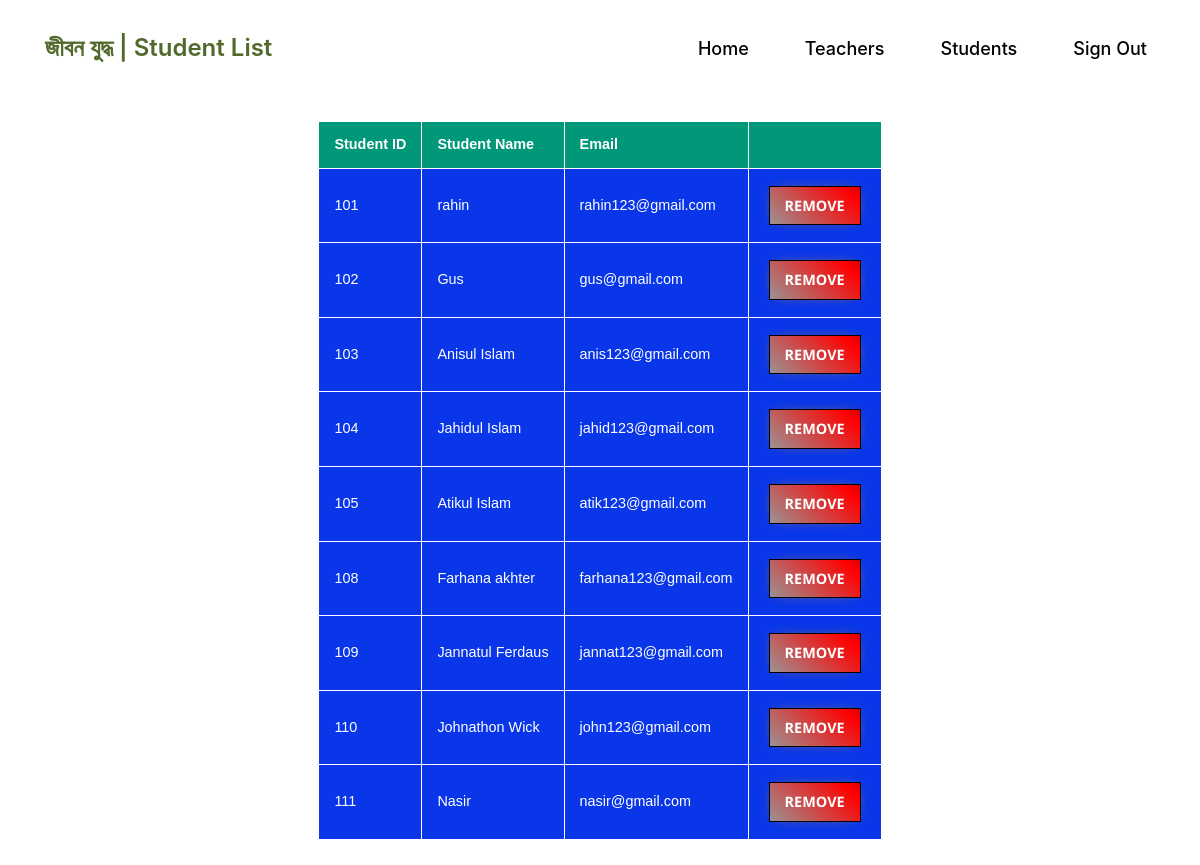
/viewStudent.php, run on the app's committed database.
### tables this page shows
CREATE TABLE `student` (
  `S_ID` int(6) NOT NULL,
  `Name` varchar(30) NOT NULL,
  `Mail` varchar(30) DEFAULT NULL,
  `Gender` varchar(10) DEFAULT NULL,
  `Pass` varchar(20) NOT NULL
);

### viewStudent.php (the view, shortened to what this page needs)
<?php
include('connect.php');
?>
<!DOCTYPE html>
<html lang="en">
<head>
    <link rel="stylesheet" href="https://stackpath.bootstrapcdn.com/bootstrap/4.5.2/css/bootstrap.min.css" />
    <link rel="stylesheet" type="text/css"
        href="https://stackpath.bootstrapcdn.com/font-awesome/4.7.0/css/font-awesome.min.css" />
    <link rel="stylesheet" type="text/css" href="css/owl.carousel.min.css" />
    <link rel="stylesheet" type="text/css" href="css/owl.theme.default.min.css" />
    <link rel="stylesheet" type="text/css" href="style2.css" />
</head>
<body>
    <header>
        <div class="overlay">
            <div class="container">
                <div class="row">
                    <div class="col-md-12">
                        <nav class="navbar navbar-expand-lg navbar-light">
                            <a class="navbar-brand" href="#">জীবন যুদ্ধ | Student List</a>
                            <div class="collapse navbar-collapse" id="navbarSupportedContent">
                                <ul class="navbar-nav ml-auto">
                                    <li class="nav-item active">
                                        <a class="nav-link" href="adminProfile.php">Home </a>
                                    </li>
                                    <li class="nav-item">
                                        <a class="nav-link" href="viewTeacher.php">Teachers</a>
                                    </li>
                                    <li class="nav-item">
                                        <a class="nav-link" href="viewStudent.php">Students</a>
                                    </li>
                                    <li class="nav-item">
                                        <a class="nav-link" id="s-out" href="index.php">Sign Out</a>
                                    </li>
                                </ul>
                            </div>
                        </nav>
                    </div>
                </div>
            </div>
            <table class="zigzag" id="tabl">
                <thead>
                    <tr>
                        <th class="headr"><b>Student ID</b></th>
                        <th class="headr"><b>Student Name</b></th>
                        <th class="headr"><b>Email</b></th>
                        <th class="headr"><b></b></th>
                    </tr>
                </thead>
                <tbody>
                    <?php
                      $query = "SELECT S_ID, Name, Mail FROM student WHERE 1";
                      $result = $conn->query($query); if ($result->num_rows > 0) {
                      while($row = $result->fetch_assoc()) { ?>
                    <tr>
                        <td><?php echo  $row["S_ID"]; ?></td>
                        <td><?php echo  $row["Name"]; ?></td>
                        <td><?php echo  $row["Mail"]; ?></td>
                        <td>
                            <form method="post" action="viewStudent.php">
                                <button id="button-88" type="submit">Remove</button>
                            </form>
                        </td>
                    </tr>
                    <?php
                      }
                      } else {
                      echo "No Student available";
                      }
                      exit();
          ?>

### style2.css (style rules this page uses)
* { margin: 0; padding: 0; }
h1, h2, h3, h4, h5, h6, p, span, input, button { font-family: "Open Sans", sans-serif; }
a, a:hover { text-decoration: none; }
body { background: url(https://c4.wallpaperflare.com/wallpaper/24/23/796/portrait-display-vertical-pattern-digital-art-wallpaper-preview.jpg); background-size: cover; }
.navbar { padding: 25px 0; }
.nav-link { color: rgb(0, 0, 0) !important; font-size: 18px; font-weight: 500; margin-left: 40px; }
.navbar-brand { color: rgb(81, 105, 43) !important; font-weight: 600; font-size: 24px; }

### viewStudent.php (style rules this page uses)
.headr { background-color: #009879; color: #ffffff; text-align: left; border: 1px solid black; }
.zigzag { margin: 25px 0; font-size: 0.9em; font-family: sans-serif; min-width: 400px; margin-left: auto; margin-right: auto; border: 1px solid black; }
.zigzag tbody tr { border-bottom: 1px solid #dddddd; }
.zigzag th, .zigzag td { padding: 12px 15px; border: 1px solid rgb(255, 255, 255); }
.zigzag td { background-color: rgb(9, 54, 232); color: #ffffff; }
#button-88 { margin: 5px; padding: 8px 15px; text-align: center; text-transform: uppercase; transition: 0.5s; background-size: 200% auto; color: white; display: block; border: 1px solid black; font-weight: 700; box-shadow: 0px 0px 14px -7px #f09819; background-image: linear-gradient(45deg, #9b9292 0%, #ff0000 51%, #000000 100%); cursor: pointer; user-select: none; -webkit-user-select: none; touch-action: manipulation; }

### data on the page
student: S_ID "101", Name "rahin", Mail "rahin123@gmail.com"
student: S_ID "102", Name "Gus", Mail "gus@gmail.com"
student: S_ID "103", Name "Anisul Islam", Mail "anis123@gmail.com"
student: S_ID "104", Name "Jahidul Islam", Mail "jahid123@gmail.com"
student: S_ID "105", Name "Atikul Islam", Mail "atik123@gmail.com"
student: S_ID "108", Name "Farhana akhter", Mail "farhana123@gmail.com"
student: S_ID "109", Name "Jannatul Ferdaus", Mail "jannat123@gmail.com"
student: S_ID "110", Name "Johnathon Wick", Mail "john123@gmail.com"
student: S_ID "111", Name "Nasir", Mail "nasir@gmail.com"
